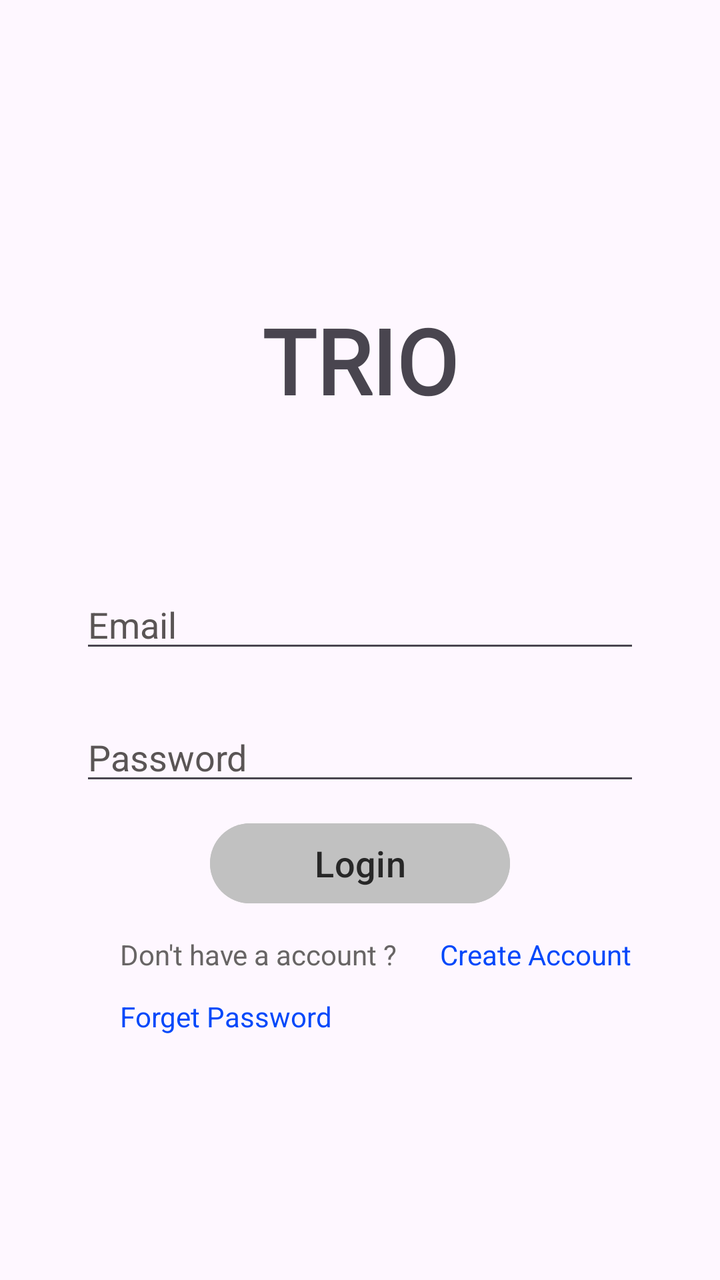
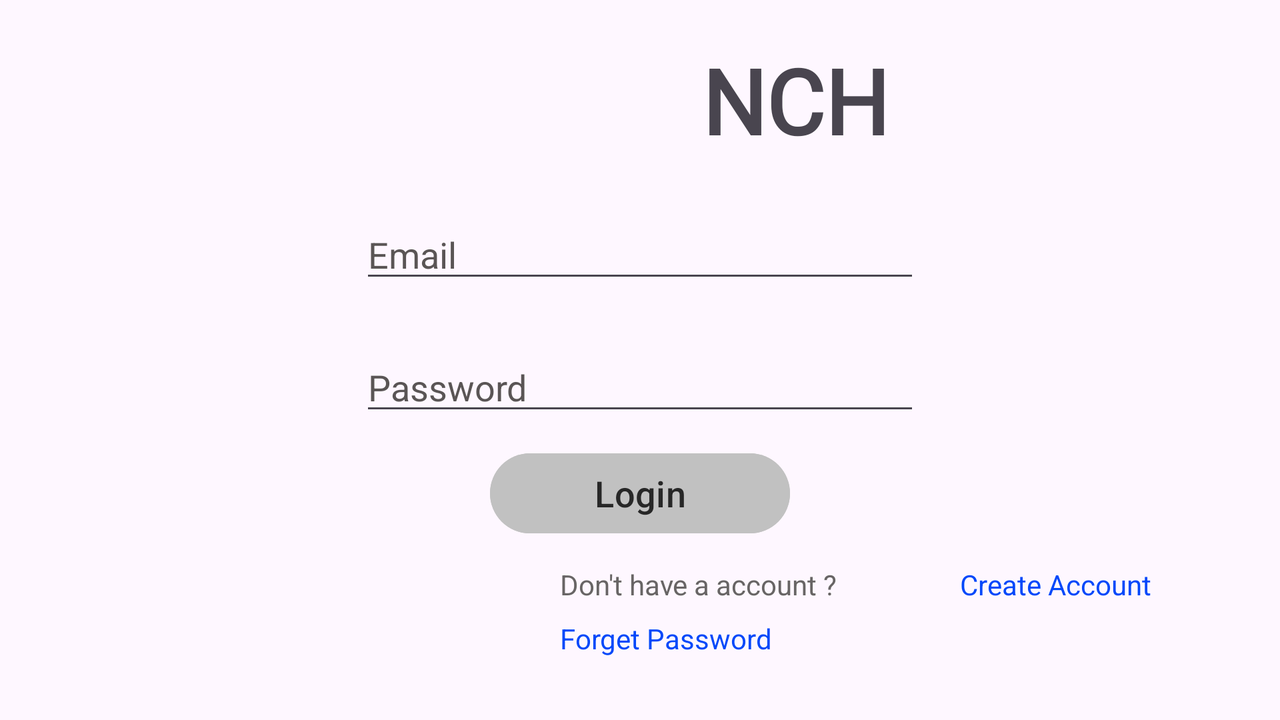

Compare how this app lays out the same screen by default and in its alternative resource folder. The renders come first, then the two layout files and the values they reference.
<!-- AndroidManifest.xml: application theme Theme.Trio -->
<!-- res/layout/activity_main.xml -->
<?xml version="1.0" encoding="utf-8"?>
<RelativeLayout xmlns:android="http://schemas.android.com/apk/res/android"
    xmlns:app="http://schemas.android.com/apk/res-auto"
    xmlns:tools="http://schemas.android.com/tools"
    android:layout_width="match_parent"
    android:layout_height="match_parent"
    tools:context=".MainActivity">
    <TextView
        android:layout_width="wrap_content"
        android:layout_height="wrap_content"
        android:text="TRIO"
        android:id="@+id/title_login"
        android:gravity="center_horizontal"
        android:layout_centerHorizontal="true"
        android:layout_marginTop="150dp"
        android:textSize="45dp"
        android:textStyle="bold"
        android:fontFamily="@font/title"
        />
    <ProgressBar
        android:id="@+id/idPBLoading"
        android:layout_width="wrap_content"
        android:layout_height="wrap_content"
        android:layout_below="@id/email_login"
        android:layout_centerHorizontal="true"
        android:layout_marginTop="2dp"
        android:visibility="invisible" />
    <EditText
        android:layout_width="280dp"
        android:layout_height="wrap_content"
        android:layout_centerHorizontal="true"
        android:layout_marginTop="290dp"
        android:hint="Email"
        android:textColor="@color/black"
        android:textColorHint="#5A5555"
        android:id="@+id/email_login"
        />
    <EditText
        android:layout_width="280dp"
        android:layout_height="wrap_content"
        android:layout_centerHorizontal="true"
        android:layout_marginTop="25dp"
        android:inputType="textPassword"
        android:layout_below="@+id/email_login"
        android:hint="Password"
        android:textColor="@color/black"
        android:textColorHint="#5A5555"
        android:id="@+id/password_login"
        />
    <TextView
        android:layout_width="wrap_content"
        android:layout_height="wrap_content"
        android:text="Don't have a account ?"
        android:layout_below="@+id/login_button"
        android:layout_marginTop="12dp"
        android:layout_marginLeft="60dp"
        android:id="@+id/account_text"
        android:textColor="#686565"
        />

    <TextView
        android:layout_width="wrap_content"
        android:layout_height="wrap_content"
        android:layout_below="@+id/login_button"
        android:id="@+id/createaccount_login"
        android:layout_marginTop="12dp"
        android:layout_marginLeft="220dp"
        android:text="Create Account"
        android:textColor="#0248FA" />
    <TextView
        android:layout_width="wrap_content"
        android:layout_height="wrap_content"
        android:layout_below="@+id/account_text"
        android:id="@+id/forgetPassword"
        android:layout_marginTop="12dp"
        android:layout_marginLeft="60dp"
        android:text="Forget Password"
        android:textColor="#0248FA" />
    <Button
        android:layout_width="150dp"
        android:layout_height="wrap_content"
        android:text="Login"
        android:textColor="#272727"
        android:textSize="18dp"
        android:layout_centerHorizontal="true"
        android:layout_below="@id/password_login"
        android:backgroundTint="#C1C1C1"
        android:layout_marginTop="10dp"
        android:id="@+id/login_button"
        />
</RelativeLayout>
<!-- resources referenced by this layout -->
<resources>
  <!-- from res/values-v23/ -->
  <style name="Theme.Trio" parent="Base.Theme.Trio">
          
          <item name="android:navigationBarColor">@android:color/transparent</item>
          <item name="android:statusBarColor">@android:color/transparent</item>
          <item name="android:windowLightStatusBar">?attr/isLightTheme</item>
      </style>
  <style name="Base.Theme.Trio" parent="Theme.Material3.DayNight.NoActionBar">
          
          
      </style>
</resources>
<!-- res/layout-land/activity_main.xml (the repository's variant of the layout above) -->
<!-- drawn on the phone turned sideways -->
<?xml version="1.0" encoding="utf-8"?>
<RelativeLayout xmlns:android="http://schemas.android.com/apk/res/android"
    xmlns:app="http://schemas.android.com/apk/res-auto"
    xmlns:tools="http://schemas.android.com/tools"
    android:layout_width="match_parent"
    android:layout_height="match_parent"
    tools:context=".MainActivity">

    <TextView
        android:id="@+id/title_login"
        android:layout_width="wrap_content"
        android:layout_height="wrap_content"
        android:layout_alignParentStart="true"
        android:layout_alignParentTop="true"
        android:layout_marginStart="351dp"
        android:layout_marginTop="20dp"
        android:fontFamily="@font/title"
        android:text="NCH"
        android:textSize="45dp"
        android:textStyle="bold" />

    <ProgressBar
        android:id="@+id/idPBLoading"
        android:layout_width="wrap_content"
        android:layout_height="wrap_content"
        android:layout_below="@id/email_login"
        android:layout_centerHorizontal="true"
        android:layout_marginTop="2dp"
        android:visibility="invisible" />

    <EditText
        android:id="@+id/email_login"
        android:layout_width="280dp"
        android:layout_height="wrap_content"
        android:layout_below="@+id/title_login"
        android:layout_centerInParent="true"
        android:layout_marginTop="25dp"
        android:hint="Email"
        android:textColor="@color/black"
        android:textColorHint="#5A5555" />

    <EditText
        android:layout_width="280dp"
        android:layout_height="wrap_content"
        android:layout_centerHorizontal="true"
        android:layout_marginTop="25dp"
        android:inputType="textPassword"
        android:layout_below="@+id/email_login"
        android:hint="Password"
        android:textColor="@color/black"
        android:textColorHint="#5A5555"
        android:id="@+id/password_login"
        />
    <TextView
        android:layout_width="wrap_content"
        android:layout_height="wrap_content"
        android:text="Don't have a account ?"
        android:layout_below="@+id/login_button"
        android:layout_marginTop="12dp"
        android:layout_marginLeft="280dp"
        android:id="@+id/account_text"
        android:textColor="#686565"
        />

    <TextView
        android:layout_width="wrap_content"
        android:layout_height="wrap_content"
        android:layout_below="@+id/login_button"
        android:id="@+id/createaccount_login"
        android:layout_marginTop="12dp"
        android:layout_marginLeft="480dp"
        android:text="Create Account"
        android:textColor="#0248FA" />

    <TextView
        android:id="@+id/forgetPassword"
        android:layout_width="wrap_content"
        android:layout_height="wrap_content"
        android:layout_below="@+id/account_text"
        android:layout_alignParentBottom="true"
        android:layout_marginLeft="280dp"
        android:layout_marginTop="8dp"
        android:layout_marginBottom="28dp"
        android:text="Forget Password"
        android:textColor="#0248FA" />

    <Button
        android:layout_width="150dp"
        android:layout_height="wrap_content"
        android:text="Login"
        android:textColor="#272727"
        android:textSize="18dp"
        android:layout_centerHorizontal="true"
        android:layout_below="@id/password_login"
        android:backgroundTint="#C1C1C1"
        android:layout_marginTop="10dp"
        android:id="@+id/login_button" />
</RelativeLayout>
